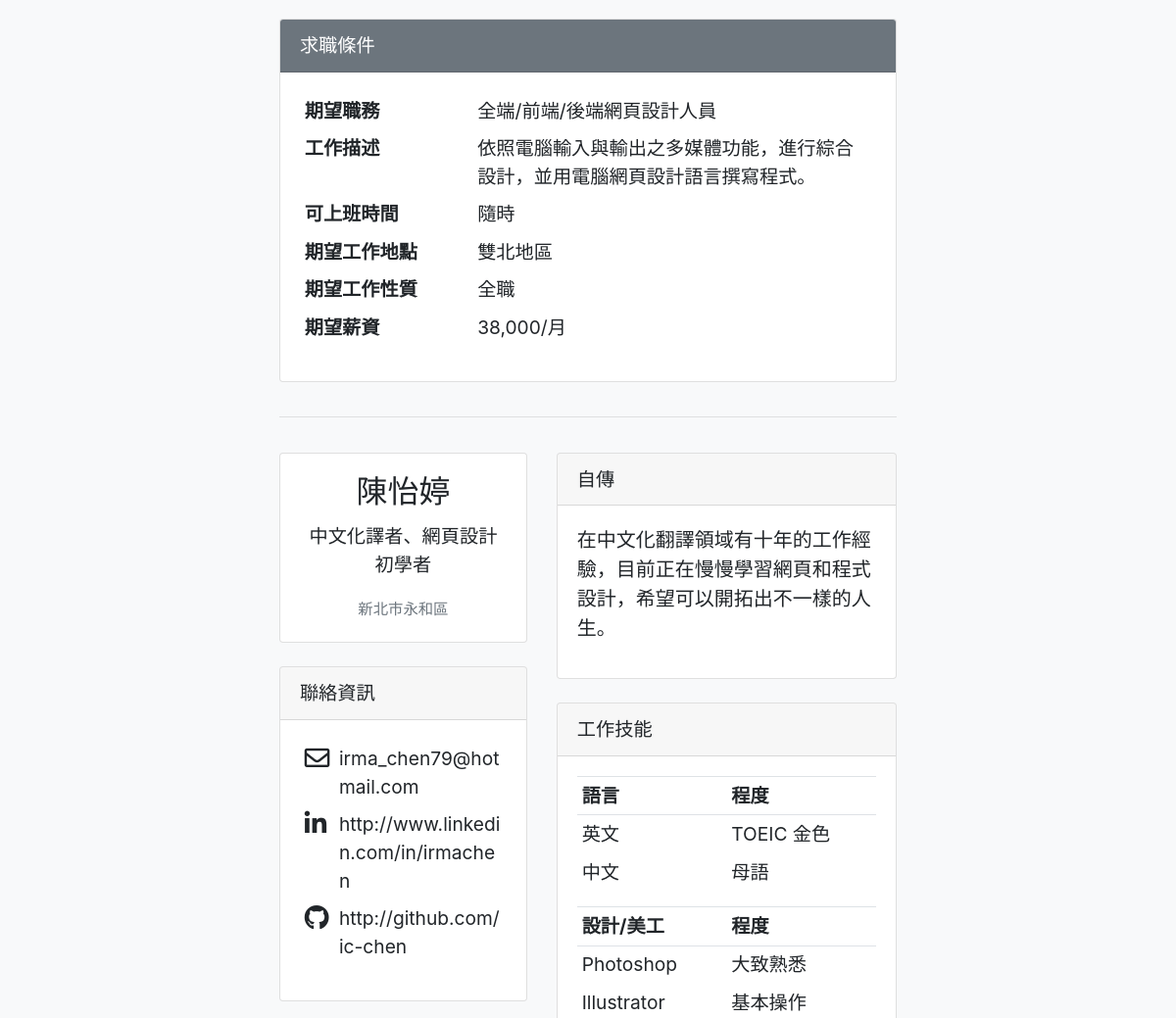
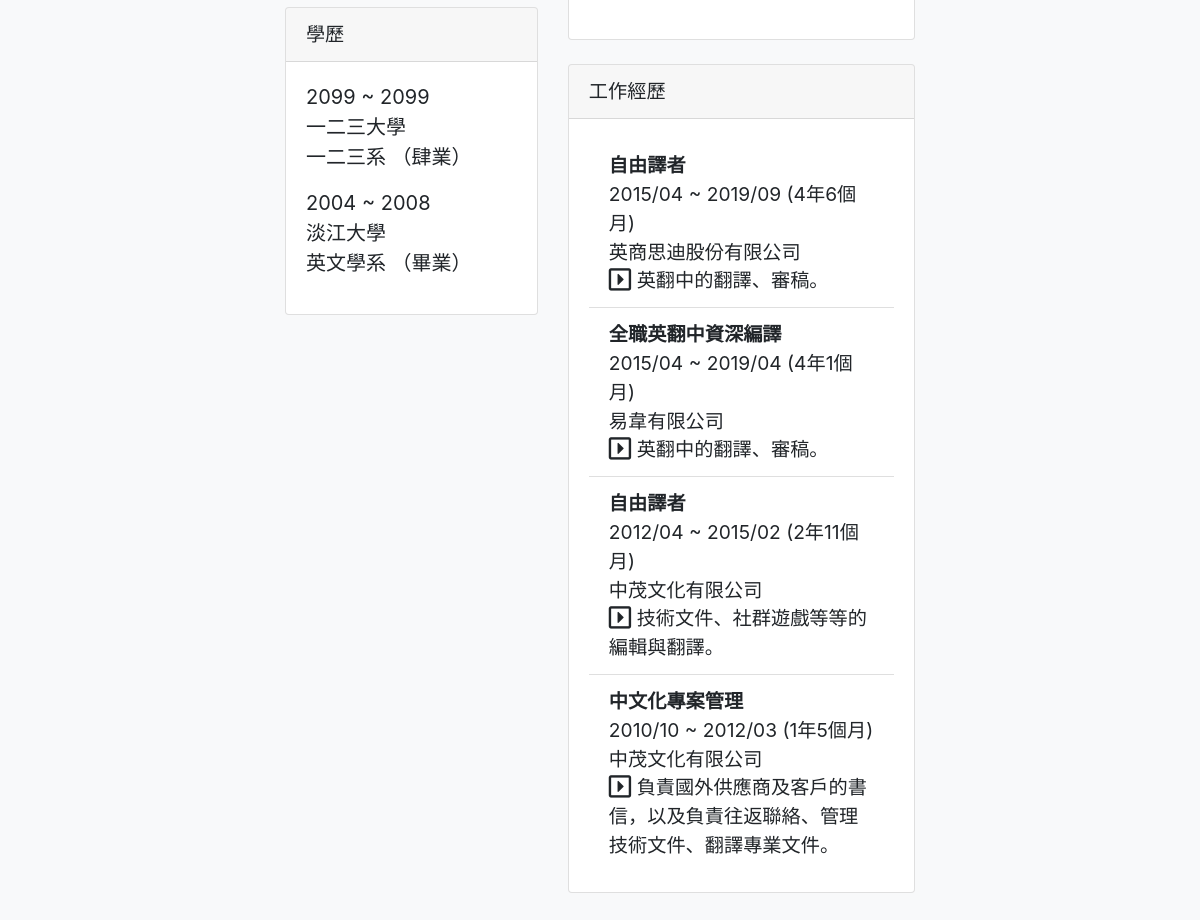
The app's page /resume.php (signed in) with its own data (2 pictures, top to bottom).
### tables this page shows
CREATE TABLE `reqs` (
  `id` int(11) NOT NULL,
  `acct` varchar(20) NOT NULL COMMENT '帳號',
  `see` tinyint(1) NOT NULL DEFAULT 0 COMMENT '可見',
  `reqs_posit` varchar(100) DEFAULT NULL COMMENT '期望職務',
  `reqs_jd` varchar(500) DEFAULT NULL COMMENT '工作描述',
  `reqs_time` varchar(50) DEFAULT NULL COMMENT '可上班時間',
  `reqs_type` varchar(10) DEFAULT NULL COMMENT '期望工作性質',
  `reqs_place` varchar(100) DEFAULT NULL COMMENT '期望工作地點',
  `reqs_pay` varchar(50) DEFAULT NULL COMMENT '期望薪資'
);

CREATE TABLE `user` (
  `id` int(11) NOT NULL,
  `acct` varchar(20) NOT NULL COMMENT '帳號',
  `psw` varchar(20) NOT NULL COMMENT '密碼',
  `name` varchar(50) NOT NULL COMMENT '姓名',
  `gender` varchar(20) DEFAULT NULL COMMENT '性別',
  `btd` date DEFAULT NULL COMMENT '生日',
  `email` varchar(100) DEFAULT NULL COMMENT '電郵',
  `tel_cell` varchar(20) DEFAULT NULL COMMENT '行動電話',
  `tel_home` varchar(20) DEFAULT NULL COMMENT '家中電話',
  `addr` varchar(128) DEFAULT NULL COMMENT '居住地區',
  `reg_time` timestamp NULL DEFAULT current_timestamp() COMMENT '註冊時間',
  `upt_time` timestamp NULL DEFAULT current_timestamp() COMMENT '更新時間'
);

CREATE TABLE `s_intro` (
  `id` int(11) NOT NULL,
  `acct` varchar(20) NOT NULL COMMENT '帳號',
  `see` tinyint(1) NOT NULL DEFAULT 0 COMMENT '可見',
  `s_intro` varchar(500) DEFAULT NULL COMMENT '自介',
  `bio` varchar(1000) DEFAULT NULL
);

CREATE TABLE `social_m` (
  `id` int(11) NOT NULL,
  `acct` varchar(20) NOT NULL COMMENT '帳號',
  `see` tinyint(1) NOT NULL DEFAULT 0 COMMENT '可見',
  `fb` varchar(50) DEFAULT NULL,
  `ig` varchar(50) DEFAULT NULL,
  `linkedin` varchar(50) DEFAULT NULL,
  `github` varchar(50) DEFAULT NULL,
  `youtube` varchar(50) DEFAULT NULL,
  `twitter` varchar(50) DEFAULT NULL
);

CREATE TABLE `edu` (
  `id` int(11) NOT NULL,
  `acct` varchar(20) NOT NULL COMMENT '帳號',
  `see` tinyint(1) NOT NULL DEFAULT 0 COMMENT '可見',
  `grad_t` varchar(30) NOT NULL COMMENT '就讀時間',
  `grad_st` varchar(20) DEFAULT 'NULL' COMMENT '畢業狀態',
  `sch` varchar(100) NOT NULL COMMENT '學校',
  `dept` varchar(100) DEFAULT NULL COMMENT '科系'
);

CREATE TABLE `skill` (
  `id` int(11) NOT NULL,
  `acct` varchar(20) NOT NULL COMMENT '帳號',
  `see` tinyint(1) NOT NULL DEFAULT 0 COMMENT '可見',
  `cat` varchar(100) NOT NULL COMMENT '分類',
  `skill` varchar(100) NOT NULL COMMENT '技能',
  `level` varchar(100) DEFAULT NULL COMMENT '程度'
);

CREATE TABLE `exp` (
  `id` int(20) NOT NULL,
  `acct` varchar(20) NOT NULL COMMENT '帳號',
  `see` tinyint(1) NOT NULL DEFAULT 0 COMMENT '可見',
  `dur` varchar(100) NOT NULL COMMENT '任職期間',
  `corp` varchar(100) NOT NULL COMMENT '公司',
  `posit` varchar(100) DEFAULT NULL COMMENT '職稱',
  `jd` varchar(1000) DEFAULT NULL COMMENT '工作說明'
);

### resume.php (the view, shortened to what this page needs)
<?php
include_once "./api/db_info.php";
function search($table,...$arg){
    global $pdo;
    $sql="SELECT * FROM $table WHERE ";
    if(is_array($arg[0])){
      foreach($arg[0] as $key => $value){
        $tmp[]=sprintf("`%s`='%s'",$key,$value);
      }
      $sql=$sql . implode(" && ",$tmp);
    }else{
      $sql=$sql . " `id`='".$arg[0]."'";
    }
    return $pdo->query($sql)->fetch(PDO::FETCH_ASSOC);
}
function searchAll($table,...$arg){
    global $pdo;
    $sql="SELECT * FROM $table";
      if(!empty($arg[0])){
        foreach($arg[0] as $key => $value){
          $tmp[]=sprintf("`%s`='%s'",$key,$value);
        }
        $sql=$sql . " WHERE " . implode(" && ",$tmp);
      }
      if(!empty($arg[1])){
        $sql=$sql . $arg[1];
      }
    return $pdo->query($sql)->fetchAll(PDO::FETCH_ASSOC);
}
?>
<!DOCTYPE html>
<html lang="en">
<head>
    <link rel="stylesheet" href="./css/bootstrap.css">
    <link rel="stylesheet" href="./css/all.css">
</head>
<body class="bg-light">
<div class="container-fluid">
<?php
$data=search("user",$_SESSION['id']);
$acct=$data['acct'];
$reqs=searchAll("reqs",["acct"=>"$acct", "see"=>"1"]);
foreach($reqs as $value){
?>
    <div class="reqs row justify-content-center">
        <div class="col-7">
            <div class="card">
                <div class="card-header text-white bg-secondary">
                求職條件
                </div>
                <div class="card-body">
                    <table class="table-reqs table table-borderless table-sm">
                    <tbody>
                        <tr>
                        <th scope="row">期望職務</th>
                        <td><?=$value['reqs_posit'];?></td>
                        </tr>
                        <tr>
                        <th scope="row">工作描述</th>
                        <td><?=$value['reqs_jd'];?></td>
                        </tr>
                        <tr>
                        <th scope="row">可上班時間</th>
                        <td><?=$value['reqs_time'];?></td>
                        </tr>
                        <tr>
                        <th scope="row">期望工作地點</th>
                        <td><?=$value['reqs_place'];?></td>
                        </tr>
                        <tr>
                        <th scope="row">期望工作性質</th>
                        <td><?=$value['reqs_type'];?></td>
                        </tr>
                        <tr>
                        <th scope="row">期望薪資</th>
                        <td><?=$value['reqs_pay'];?></td>
                        </tr>
                    </tbody>
                    </table>
                </div>
            </div>
        </div>
    </div>
    <div class="reqs row justify-content-center">
        <div class="col-7">
            <hr>
        </div>
    </div>
<?php
}
?>
<?php
$s_intro=searchAll("s_intro",["acct"=>"$acct", "see"=>"1"]);
$social_m=searchAll("social_m",["acct"=>"$acct", "see"=>"1"]);
$edu=searchAll("edu",["acct"=>"$acct", "see"=>"1"]," ORDER BY id DESC");
?>
    <div class="resume row justify-content-center">
        <div class="left col-3">
            <?php
            foreach($s_intro as $value){
            ?>
            <div class="name card mb-4 text-center">
                <div class="card-body">
                    <h5 class="card-title h2"><?=$data['name'];?></h5>
                    <?php
                    if(!empty($value['s_intro'])) {
                    ?>
                    <p class="card-text"><?=$value['s_intro'];?></p>
                    <?php
                    }
                    ?>
                    <p class="card-text"><small class="text-muted"><?=$data['addr'];?></small></p>
                </div>
            </div>
            <?php
            }
            ?>
            <?php
                foreach($social_m as $value) {
            ?>
            <div class="contact card mb-4">
                <div class="card-header">
                聯絡資訊
                </div>
                <div class="card-body">
                    <table class="table-contact table table-borderless table-sm">
                    <tbody>
                    <tr>
                    <td><i class="far fa-envelope fa-lg"></i></th>
                    <td><?=$data['email'];?></td>
                    </tr>
                <?php
                if(!empty($value['linkedin'])) {
                ?>
                    <tr>
                    <td><i class="fab fa-linkedin-in fa-lg"></td>
                    <td><?=$value['linkedin'];?></td>
                    </tr>
                <?php
                }
                if(!empty($value['github'])) {
                ?>
                    <tr>
                    <td><i class="fab fa-github fa-lg"></i></td>
                    <td><?=$value['github'];?></td>
                    </tr>
                <?php
                }
                ?>
                    </tbody>
                    </table>
                </div>
            </div>
            <?php
            }
            ?>
            <div class="edu card mb-4">
                <div class="card-header">
                學歷
                </div>
                <div class="card-body">
                <?php
                foreach($edu as $value) {
                ?>
                    <blockquote class="blockquote mb-0">
                    <p>
                <?php
                if(!empty($value['grad_t'])) {
                ?>
                    <?=$value['grad_t'];?>
                <?php
                }
                if(!empty($value['sch'])) {
                ?>
                    <br><?=$value['sch'];?>
                <?php
                }
                if(!empty($value['dept'])) {
                ?>
                    <br><?=$value['dept'];?>
                <?php
                }
                if(!empty($value['grad_st'])) {
                    ?>
                    （<?=$value['grad_st'];?>）
                    <?php
                }
                ?>
                    </p>
                    </blockquote>
                <?php
                }
                ?>
                </div>
            </div>
        </div>
        <div class="right col-4">
            <?php
            foreach($s_intro as $v) {
            ?>
            <div class="s_intro card mb-4">
                <div class="card-header">
                自傳
                </div>
                <div class="card-body">
                    <blockquote class="blockquote mb-0">
                    <p><?=$v['bio'];?></p>
                    </blockquote>
                </div>
            </div>
            <?php
            }
            ?>
            <div class="skill card mb-4">
                <div class="card-header">
                工作技能
                </div>
                <div class="card-body">
                <?php
                $skill=searchAll("skill",["acct"=>"$acct", "see"=>"1"]);
                $cat=array_column($skill,"cat");
                $cat_unique=array_unique($cat);
                foreach($cat_unique as $category){
                ?>
                <table class="skill-table table table-sm">
                <thead>
                    <tr>
                    <th scope="col"><?=$category;?></th>
                    <th scope="col">程度</th>
                    </tr>
                </thead>
                <tbody>
                <?php
                foreach($skill as $value) {
                    if($value['cat']==$category){
                ?>
                <tr>
                <td><?=$value['skill'];?></td>
                <td><?=$value['level'];?></td>
                </tr>
                <?php
                    }
                }
                ?>
                </tbody>
                </table>
                <?php
                }
                ?>
                </div>
            </div>
            <div class="exp card mb-4">
                <div class="card-header">
                工作經歷
                </div>
                <div class="card-body">
                <ul class="list-group list-group-flush">
                    <?php
                    $exp=searchAll("exp",["acct"=>"$acct", "see"=>"1"]," ORDER BY id DESC");
                    foreach($exp as $value) {
                    ?>
                    <li class="list-group-item">
                    <?php
                    if(!empty($value['posit'])) {
                        ?>
                        <span class="font-weight-bold"><?=$value['posit'];?></span>
                        <?php
                    }
                    if(!empty($value['dur'])) {
                    ?>
                        <br><?=$value['dur'];?>
                    <?php
                    }
                    if(!empty($value['corp'])) {
                    ?>
                        <br><?=$value['corp'];?>
                    <?php
                    }
                    if(!empty($value['jd'])) {
                    ?>
                        <br><i class="far fa-caret-square-right fa-lg"></i> <?=$value['jd'];?>
                    <?php
                    }
                    ?>
                    </li>
                    <?php
                    }
                    ?>
                </ul>
                </div>
            </div>
        </div>
    </div>
</div>
</body>
</html>

### css/all.css (style rules this page uses)
.fa, .fas, .far, .fal, .fad, .fab { -moz-osx-font-smoothing: grayscale; -webkit-font-smoothing: antialiased; display: inline-block; font-style: normal; font-variant: normal; text-rendering: auto; line-height: 1; }
.fa-lg { font-size: 1.33333em; line-height: 0.75em; vertical-align: -.0667em; }
.fa-caret-square-right:before { content: "\f152"; }
.fa-envelope:before { content: "\f0e0"; }
.fa-github:before { content: "\f09b"; }
.fa-linkedin-in:before { content: "\f0e1"; }
.fab { font-family: 'Font Awesome 5 Brands'; }
.far { font-family: 'Font Awesome 5 Free'; font-weight: 400; }

### resume.php (style rules this page uses)
body { font-size: 1.2em; }
.row { margin: 1em; }
.table-reqs tr th { width: 30%; }
.table-contact { word-break: break-all; word-wrap: break-word; }
.skill-table tr th { width: 50%; border-bottom: 1px solid #dee2e6; }
.skill-table td { border: none; }

### records on screen
reqs: reqs_posit "全端/前端/後端網頁設計人員", reqs_jd "依照電腦輸入與輸出之多媒體功能，進行綜合設計，並用電腦網頁設計語言撰寫程式。", reqs_time "隨時", reqs_place "雙北地區", reqs_type "全職", reqs_pay "38,000/月"
s_intro: s_intro "中文化譯者、網頁設計初學者", bio "在中文化翻譯領域有十年的工作經驗，目前正在慢慢學習網頁和程式設計，希望可以開拓出不一樣的人生。"
user: name "陳怡婷", addr "新北市永和區", email "irma_chen79@hotmail.com"
social_m: linkedin "http://www.linkedin.com/in/irmachen", github "http://github.com/ic-chen"
edu: grad_t "2099 ~ 2099", sch "一二三大學", dept "一二三系", grad_st "肆業"
edu: grad_t "2004 ~ 2008", sch "淡江大學", dept "英文學系", grad_st "畢業"
skill: skill "英文", level "TOEIC 金色"
skill: skill "中文", level "母語"
skill: skill "Photoshop", level "大致熟悉"
skill: skill "Illustrator", level "基本操作"
exp: posit "自由譯者", dur "2015/04 ~ 2019/09 (4年6個月)", corp "英商思迪股份有限公司", jd "英翻中的翻譯、審稿。"
exp: posit "全職英翻中資深編譯", dur "2015/04 ~ 2019/04 (4年1個月)", corp "易韋有限公司", jd "英翻中的翻譯、審稿。"
exp: posit "自由譯者", dur "2012/04 ~ 2015/02 (2年11個月)", corp "中茂文化有限公司", jd "技術文件、社群遊戲等等的編輯與翻譯。"
exp: posit "中文化專案管理", dur "2010/10 ~ 2012/03 (1年5個月)", corp "中茂文化有限公司", jd "負責國外供應商及客戶的書信，以及負責往返聯絡、管理技術文件、翻譯專業文件。"

### other values on screen
$category "語言"
$category "設計/美工"
